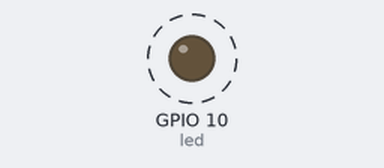
A sketch run on a simulated Seeed XIAO ESP32-C3. Parts: output pins drawn as LEDs (lit = HIGH). Dashed ring = blinking. What the sketch prints to the serial monitor is not drawn.

Above: at 1.5 s.
Timing chart, 0 to 4.0 s (numbered marks = the images above):
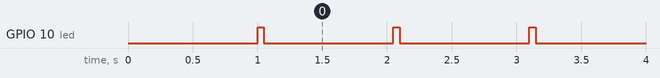

The sketch:

blink_led.ino
```cpp
// (licence header left out)
// SPDX-License-Identifier: 0BSD
```

main.cpp
```cpp
// (licence header left out)
// Based on
//   Getting Started with Seeed Studio XIAO ESP32C3
//   @ https://wiki.seeedstudio.com/XIAO_ESP32C3_Getting_Started/


#include <Arduino.h>  // Needed in PlatformIO

// Connecting an external LED:
//  The diode's cathode (-, usually the short lead on the flat side of the LED) is connected to GND.
//  The diode's anode (+, usually the long lead on the round side of the LED) is connected to a
//  current limiting 240 ohm resistor. The other lead of the resistor is connected to an I/O pin.
//
int led = D10;

void setup() {
  // Set the digital pin connected to the LED as an output
  pinMode(led, OUTPUT);

  Serial.begin();
  delay(1000);      // 1 second delay should be sufficient for USB-CDC
  Serial.println("Setup completed");
}

void loop() {
  digitalWrite(led, HIGH);   // turn the LED on
  Serial.print("ON, ");
  delay(50);                 // for 1/20th of a second
  digitalWrite(led, LOW);    // turn the LED off
  Serial.println("Off...");
  delay(1000);               // for a second
}
```

Measured:
- by itself, GPIO 10 (led): alternates HIGH for 0.05 s and LOW for 1.0 s
